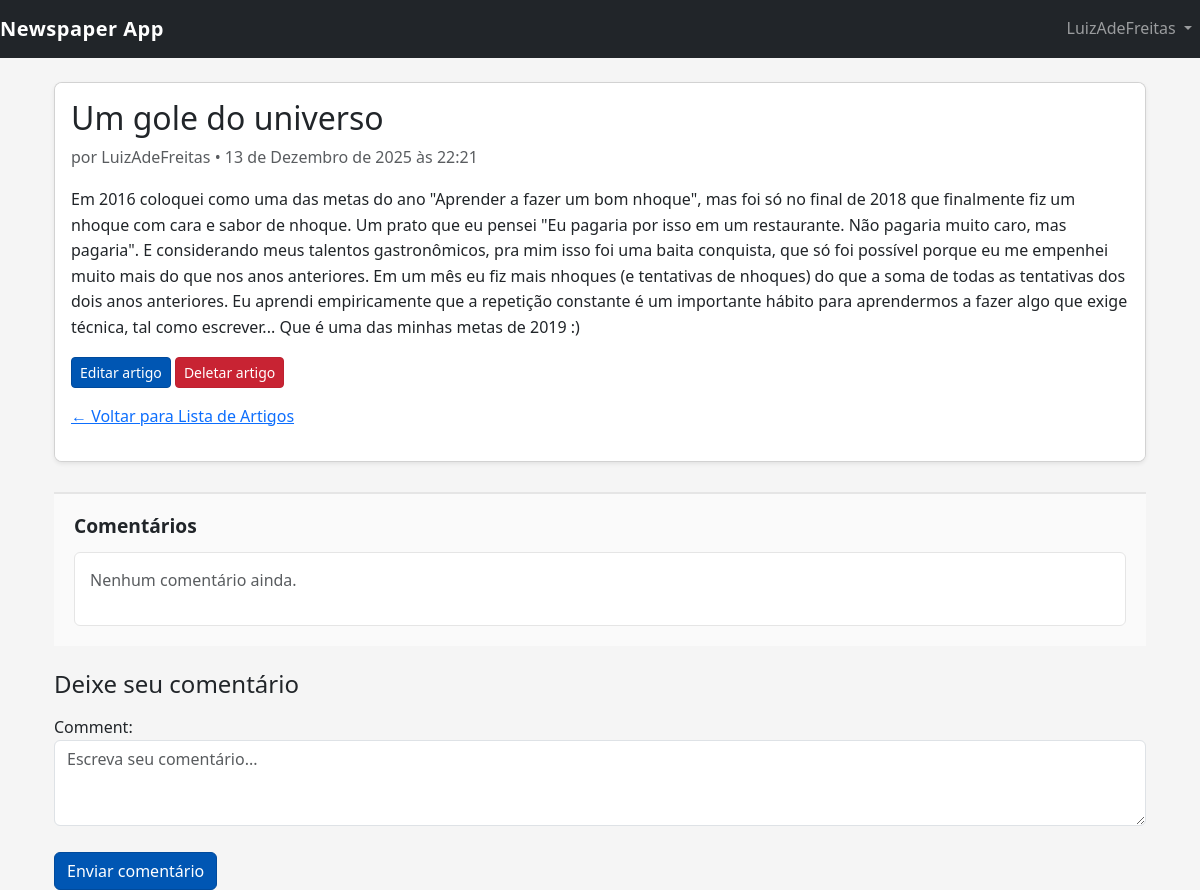
The app's page /articles/1/ (signed in), older data.
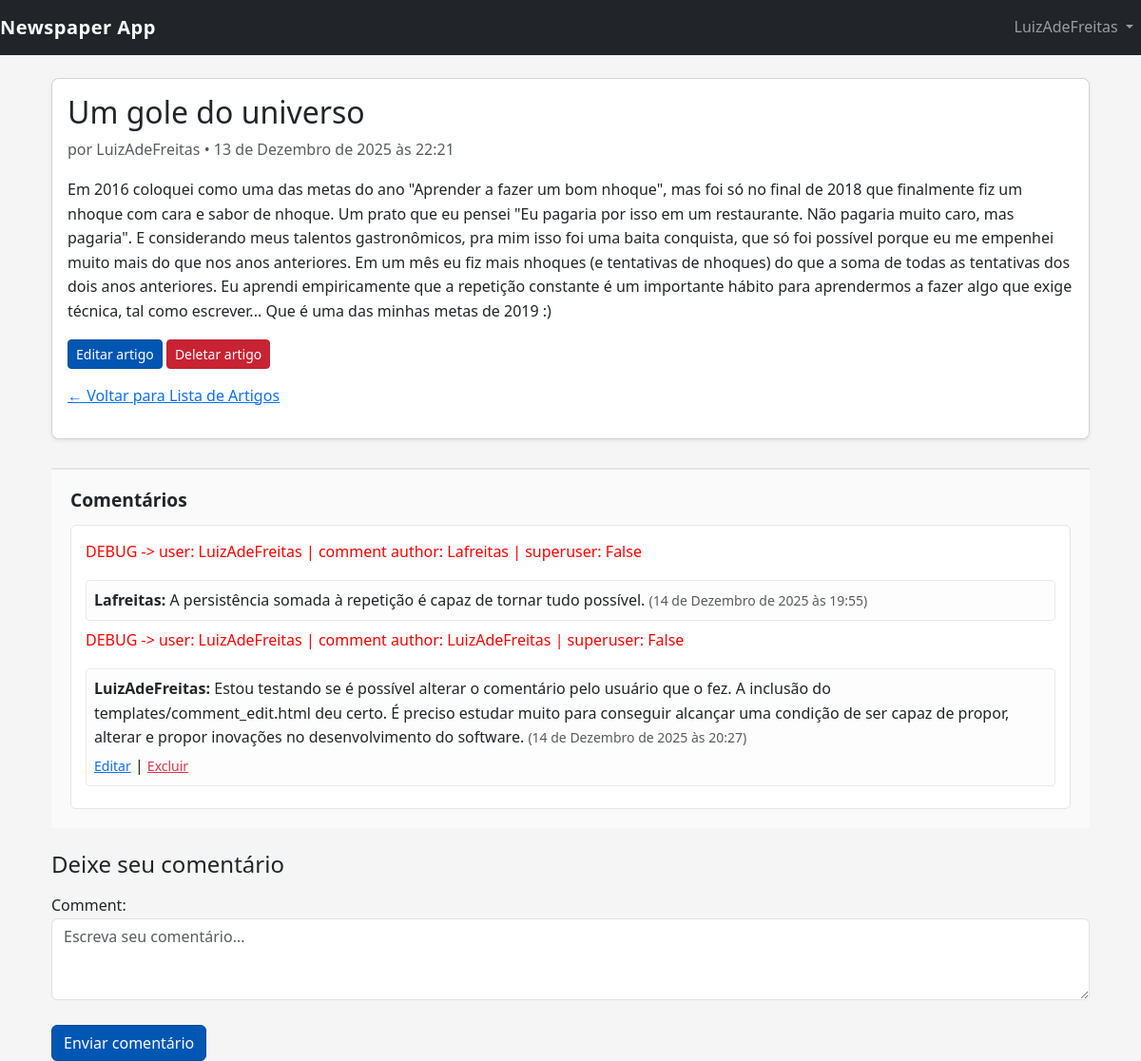
The same page, newer data.
### users/models.py (models this page shows)
class CustomUser(AbstractUser):
    age = models.PositiveIntegerField(null=True, blank=True)

### articles/models.py (models this page shows, shortened)
class Comment(models.Model):
    article = models.ForeignKey(
        Article,
        related_name='comments',
        on_delete=models.CASCADE
    )
    author = models.ForeignKey(
        get_user_model(),
        on_delete=models.CASCADE
    )
    comment = models.TextField()  # texto do comentário
    date = models.DateTimeField(auto_now_add=True)

### articles/views.py (the view, shortened to what this page needs)
# urls.py: path('<int:pk>/', ArticleDetailView.as_view(), name='article_detail'), # URL pattern for article detail view
class ArticleDetailView(LoginRequiredMixin, DetailView):
    model = Article
    template_name = 'article_detail.html' # specify your template name/location
    login_url = '/accounts/login/'  # redirect to login if not authenticated
    def get_context_data(self, **kwargs):
        context = super().get_context_data(**kwargs)
        context["form"] = CommentForm()
        return context

### articles/forms.py
class CommentForm(forms.ModelForm):
    class Meta:
        model = Comment
        fields = ("comment",)
        widgets = {
            "comment": forms.Textarea(attrs={
                "class": "form-control",
                "rows": 3,
                "placeholder": "Escreva seu comentário..."
            })
        }

### templates/article_detail.html (shortened to what this page needs)
{% extends "base.html" %}
{% load static %}
{% block content %}
<div class="container mt-4">
    <div class="card mb-4 shadow-sm">
        <div class="card-body">
            <h2 class="card-title">{{ object.title }}</h2>
            <p class="text-muted">
                por {{ object.author }} • {{ object.date }}
            </p>
            <p class="card-text">{{ object.body }}</p>
            <div class="mt-3">
                <a href="{% url 'article_edit' object.pk %}" class="btn btn-primary btn-sm">Editar artigo</a>
                <a href="{% url 'article_delete' object.pk %}" class="btn btn-danger btn-sm">Deletar artigo</a>
            </div>
            <p class="mt-3">
                <a href="{% url 'article_list' %}">← Voltar para Lista de Artigos</a>
            </p>
        </div>
    </div>
    <div class="comments-section">
        <h4 class="comments-title">Comentários</h4>
        <div class="comments-list">
            {% if object.comments.count == 0 %}
                <p class="text-muted">Nenhum comentário ainda.</p>
            {% endif %}
            {% for comment in object.comments.all %}
                <p style="color:red;">
                    DEBUG -> user: {{ user }} | comment author: {{ comment.author }} |
                    superuser: {{ user.is_superuser }}
                </p>
                <div class="comment-item mb-2 p-2">
                    <strong>{{ comment.author }}:</strong>
                    <span>{{ comment.comment }}</span>
                    <small class="text-muted"> ({{ comment.date }})</small>
                    {% if user.is_authenticated %}
                        {% if user == comment.author or user.is_superuser %}
                        <div class="mt-1">
                            <a href="{% url 'comment_edit' comment.pk %}" class="small">Editar</a> |
                            <a href="{% url 'comment_delete' comment.pk %}" class="small text-danger">Excluir</a>
                        </div>
                        {% endif %}
                    {% endif %}
                </div>
            {% endfor %}
        </div>
    </div>
    <div class="mt-4">
        <h4>Deixe seu comentário</h4>
        {% if user.is_authenticated %}
            <form method="POST" class="mt-3">
                {{ form.as_p }}
                <button type="submit" class="btn btn-primary">Enviar comentário</button>
            </form>
        {% else %}
            <p class="text-muted">
                Você precisa <a href="{% url 'login' %}">entrar</a> para comentar.
            </p>
        {% endif %}
    </div>
</div>
{% endblock %}

### templates/base.html (shortened to what this page needs)
{% load static %}
<!DOCTYPE html>
<html lang="pt-br">
<head>
    <link href="https://cdn.jsdelivr.net/npm/bootstrap@5.3.2/dist/css/bootstrap.min.css" rel="stylesheet">
    <link href="{% static 'style.css' %}" rel="stylesheet">
</head>
<body>
    <nav class="navbar navbar-expand-md navbar-dark bg-dark mb-4">
        <a class="navbar-brand" href="{% url 'home' %}">Newspaper App</a>
        <div class="collapse navbar-collapse" id="navbarCollapse">
            {% if user.is_authenticated %}
            <ul class="navbar-nav ms-auto">
                <li class="nav-item dropdown">
                    <a class="nav-link dropdown-toggle" href="#" id="userMenu" data-bs-toggle="dropdown">
                        {{ user.username }}
                    </a>
                </li>
            </ul>
            {% else %}
            <div class="ms-auto">
                <a href="{% url 'login' %}" class="btn btn-outline-secondary">Log In</a>
                <a href="{% url 'signup' %}" class="btn btn-primary ms-2">Sign Up</a>
            </div>
            {% endif %}
        </div>
    </nav>
    <div class="container">
        {% block content %}
        {% endblock content %}
    </div>
</body>
</html>

Row changes from the older to the newer data that the page shows:
added Comment: {{ user }} "LuizAdeFreitas", author "Lafreitas", {{ user.is_superuser }} "False", comment "A persistência somada à repetição é capaz de tornar tudo possível.", date "14 de Dezembro de 2025 às 19:55"
added Comment: {{ user }} "LuizAdeFreitas", author "LuizAdeFreitas", {{ user.is_superuser }} "False", comment "Estou testando se é possível alterar o comentário pelo usuário que o fez. A inclusão do templates/comment_edit.html deu certo. É preciso estudar muito para conseguir alcançar uma condição de ser capaz de propor, alterar e propor inovações no desenvolvimento do software.", date "14 de Dezembro de 2025 às 20:27", shows "Editar"
Text that changed along with them:
text no longer shown: "Nenhum comentário ainda."
